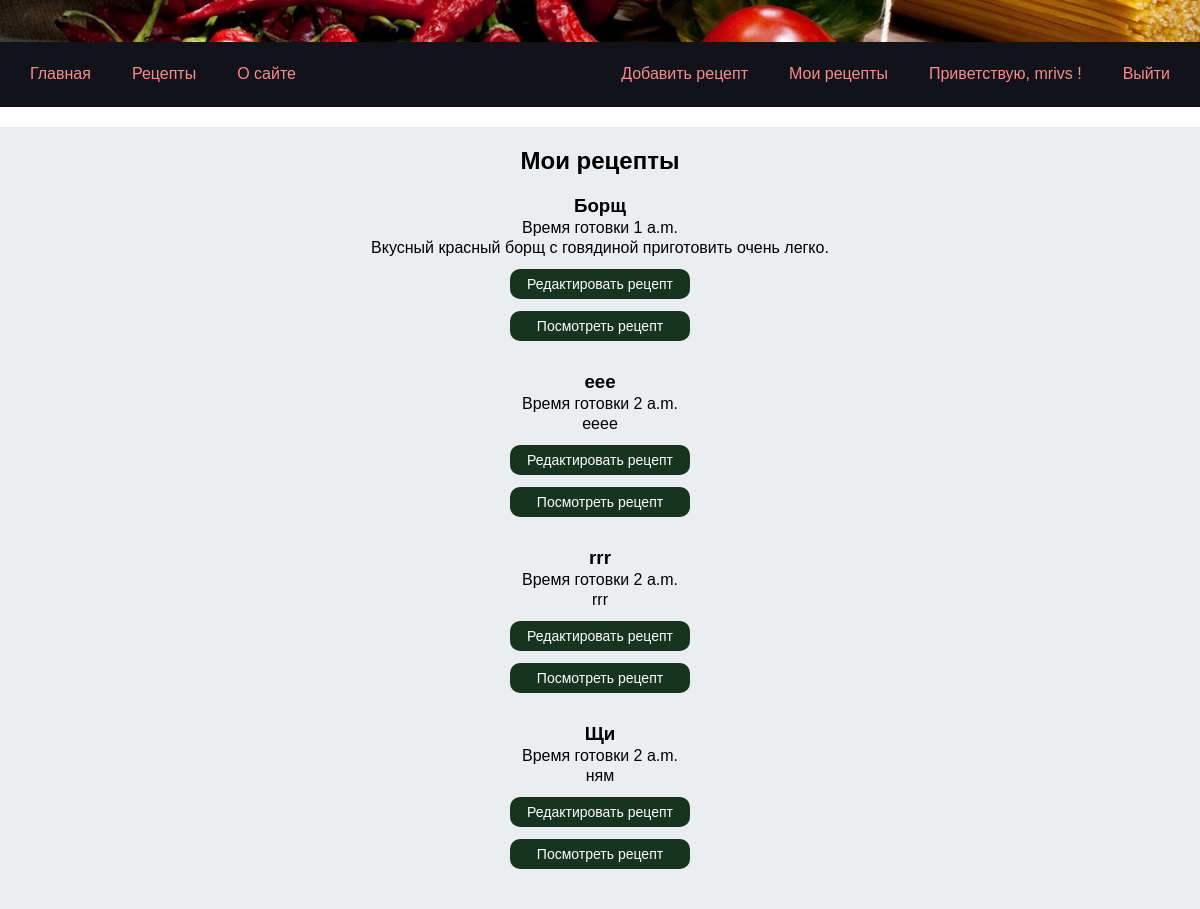
Before: /user_recipes/ (signed in) with the older database file.
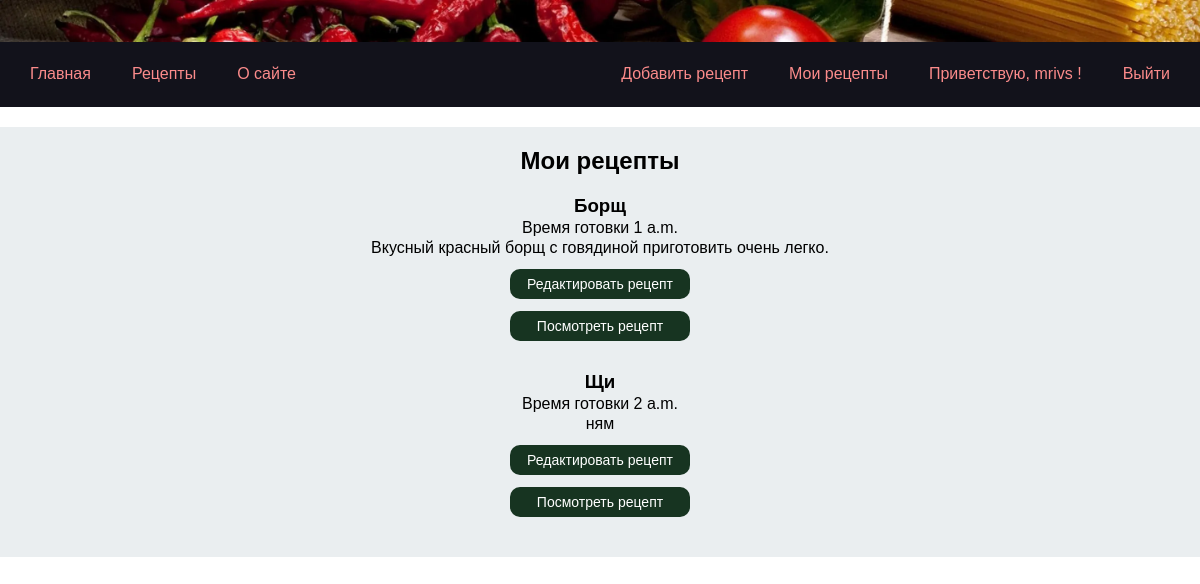
After: the same page with the newer database file.
### app_cookbook/models.py (models this page shows)
class Recipe(models.Model):
    title=models.CharField(max_length=100)
    description=models.TextField(max_length=2000)
    ingredients=models.TextField(max_length=2000, default='')
    steps=models.TextField(max_length=2000)
    cooking_time=models.TimeField()
    pecipe_image=models.ImageField(null=True, blank=True)
    author=models.ForeignKey(User,on_delete=models.CASCADE)
    category = models.ForeignKey(Category, on_delete=models.CASCADE)

### app_cookbook/views.py (the view)
# urls.py: path('user_recipes/', views.user_recipes, name='user_recipes'),
@login_required
def user_recipes(request):
    user = request.user
    recipes = Recipe.objects.filter(author=user)
    return render(request, 'app_cookbook/user_recipes.html', {'recipes': recipes})

### app_cookbook/templates/app_cookbook/user_recipes.html
{% extends 'base.html' %}
{% block content %}
<section class='section-box'>
    <div class="content-box">
    <h1>Мои рецепты</h1>
    {% for recipe in recipes %}
    <div class="recipe-short">
        <h3>{{ recipe.title }}</h3>
        <p>Время готовки {{ recipe.cooking_time }}</p>
        <p>{{ recipe.description }}</p>
        <a href="{% url 'recipe_edit' recipe.id %}"><button class='button-recipe'>Редактировать рецепт </button></a>
        <a href="{% url 'recipe_detail' recipe.id %}"><button class='button-recipe'>Посмотреть рецепт </button></a>
    </div>
    {% endfor %}
</div>
</section>
{% endblock %}

Changed rows visible on the page:
removed Recipe: title "еее", cooking_time "2 a.m.", description "ееее"
removed Recipe: title "rrr", cooking_time "2 a.m.", description "rrr"
